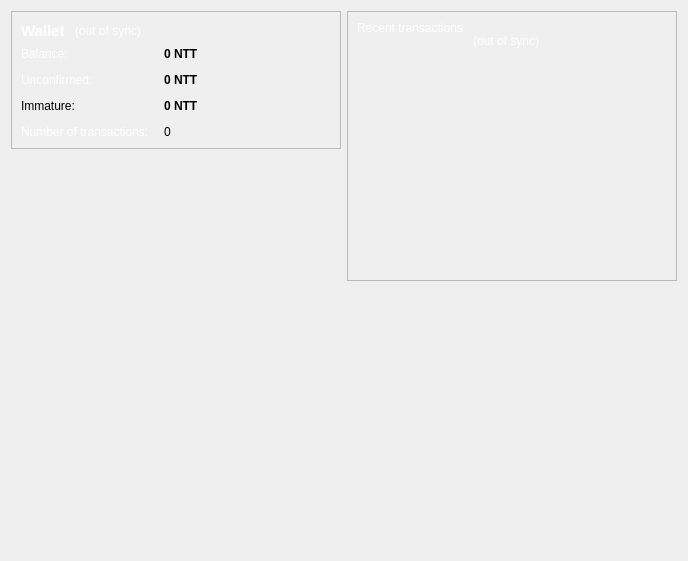
<?xml version="1.0" encoding="UTF-8"?>
<ui version="4.0">
 <class>OverviewPage</class>
 <widget class="QWidget" name="OverviewPage">
  <property name="geometry">
   <rect>
    <x>0</x>
    <y>0</y>
    <width>688</width>
    <height>561</height>
   </rect>
  </property>
  <property name="windowTitle">
   <string>Form</string>
  </property>
  <layout class="QHBoxLayout" name="horizontalLayout" stretch="1,1">
border: 1px solid #ffffff;
   <item>
    <layout class="QVBoxLayout" name="verticalLayout_2">
border: 1px solid #ffffff;
     <item>
      <widget class="QFrame" name="frame">
       <property name="frameShape">
        <enum>QFrame::StyledPanel</enum>
border: 1px solid #ffffff;
       </property>
       <property name="frameShadow">
        <enum>QFrame::Raised</enum>
       </property>
       <layout class="QVBoxLayout" name="verticalLayout_4">
        <item>
         <layout class="QHBoxLayout" name="horizontalLayout_4">
          <item>
           <widget class="QLabel" name="label_5">
            <property name="font">
             <font>
              <pointsize>11</pointsize>
              <weight>75</weight>
              <bold>true</bold>
             </font>
            </property>
            <property name="text">
             <string>&lt;html&gt;&lt;head/&gt;&lt;body&gt;&lt;p&gt;&lt;span style=&quot; color:#ffffff;&quot;&gt;Wallet &lt;/span&gt;&lt;/p&gt;&lt;/body&gt;&lt;/html&gt;</string>
            </property>
           </widget>
          </item>
          <item>
           <widget class="QLabel" name="labelWalletStatus">
            <property name="toolTip">
             <string>The displayed information may be out of date. Your wallet automatically synchronizes with the Nanite network after a connection is established, but this process has not completed yet.</string>
            </property>
            <property name="styleSheet">
             <string notr="true">QLabel { color: white; }</string>
            </property>
            <property name="text">
             <string notr="true">(out of sync)</string>
            </property>
            <property name="alignment">
             <set>Qt::AlignLeading|Qt::AlignLeft|Qt::AlignVCenter</set>
            </property>
           </widget>
          </item>
          <item>
           <spacer name="horizontalSpacer_2">
            <property name="orientation">
             <enum>Qt::Horizontal</enum>
            </property>
            <property name="sizeHint" stdset="0">
             <size>
              <width>40</width>
              <height>20</height>
             </size>
            </property>
           </spacer>
          </item>
         </layout>
        </item>
        <item>
         <layout class="QFormLayout" name="formLayout_2">
          <property name="fieldGrowthPolicy">
           <enum>QFormLayout::AllNonFixedFieldsGrow</enum>
          </property>
          <property name="horizontalSpacing">
           <number>12</number>
          </property>
          <property name="verticalSpacing">
           <number>12</number>
          </property>
          <item row="0" column="0">
           <widget class="QLabel" name="label">
            <property name="text">
             <string>&lt;html&gt;&lt;head/&gt;&lt;body&gt;&lt;p&gt;&lt;span style=&quot; color:#ffffff;&quot;&gt;Balance: &lt;/span&gt;&lt;/p&gt;&lt;/body&gt;&lt;/html&gt;</string>
            </property>
           </widget>
          </item>
          <item row="0" column="1">
           <widget class="QLabel" name="labelBalance">
            <property name="font">
             <font>
              <weight>75</weight>
              <bold>true</bold>
             </font>
            </property>
            <property name="cursor">
             <cursorShape>IBeamCursor</cursorShape>
            </property>
            <property name="toolTip">
             <string>Your current balance</string>
            </property>
            <property name="text">
             <string notr="true">0 NTT</string>
            </property>
            <property name="textInteractionFlags">
             <set>Qt::LinksAccessibleByMouse|Qt::TextSelectableByKeyboard|Qt::TextSelectableByMouse</set>
            </property>
           </widget>
          </item>
          <item row="1" column="0">
           <widget class="QLabel" name="label_3">
            <property name="text">
             <string>&lt;html&gt;&lt;head/&gt;&lt;body&gt;&lt;p&gt;&lt;span style=&quot; color:#ffffff;&quot;&gt;Unconfirmed: &lt;/span&gt;&lt;/p&gt;&lt;/body&gt;&lt;/html&gt;</string>
            </property>
           </widget>
          </item>
          <item row="1" column="1">
           <widget class="QLabel" name="labelUnconfirmed">
            <property name="font">
             <font>
              <weight>75</weight>
              <bold>true</bold>
             </font>
            </property>
            <property name="cursor">
             <cursorShape>IBeamCursor</cursorShape>
            </property>
            <property name="toolTip">
             <string>Total of transactions that have yet to be confirmed, and do not yet count toward the current balance</string>
            </property>
            <property name="text">
             <string notr="true">0 NTT</string>
            </property>
            <property name="textInteractionFlags">
             <set>Qt::LinksAccessibleByMouse|Qt::TextSelectableByKeyboard|Qt::TextSelectableByMouse</set>
            </property>
           </widget>
          </item>
          <item row="2" column="0">
           <widget class="QLabel" name="labelImmatureText">
            <property name="text">
             <string>Immature:</string>
            </property>
           </widget>
          </item>
          <item row="2" column="1">
           <widget class="QLabel" name="labelImmature">
            <property name="font">
             <font>
              <weight>75</weight>
              <bold>true</bold>
             </font>
            </property>
            <property name="toolTip">
             <string>Mined balance that has not yet matured</string>
            </property>
            <property name="text">
             <string notr="true">0 NTT</string>
            </property>
            <property name="textInteractionFlags">
             <set>Qt::LinksAccessibleByMouse|Qt::TextSelectableByKeyboard|Qt::TextSelectableByMouse</set>
            </property>
           </widget>
          </item>
          <item row="3" column="0">
           <widget class="QLabel" name="label_2">
            <property name="text">
             <string>&lt;html&gt;&lt;head/&gt;&lt;body&gt;&lt;p&gt;&lt;span style=&quot; color:#ffffff;&quot;&gt;Number of transactions: &lt;/span&gt;&lt;/p&gt;&lt;/body&gt;&lt;/html&gt;</string>
            </property>
           </widget>
          </item>
          <item row="3" column="1">
           <widget class="QLabel" name="labelNumTransactions">
            <property name="toolTip">
             <string>Total number of transactions in wallet</string>
            </property>
            <property name="text">
             <string notr="true">0</string>
            </property>
           </widget>
          </item>
         </layout>
        </item>
       </layout>
      </widget>
     </item>
     <item>
      <spacer name="verticalSpacer">
       <property name="orientation">
        <enum>Qt::Vertical</enum>
       </property>
       <property name="sizeHint" stdset="0">
        <size>
         <width>20</width>
         <height>40</height>
        </size>
       </property>
      </spacer>
     </item>
     <item>
      <widget class="QLabel" name="label_wallet_bgcoin">
       <property name="text">
        <string/>
       </property>
       <property name="pixmap">
        <pixmap resource="../bitcoin.qrc">:/images/wallet_bgcoin</pixmap>
       </property>
       <property name="scaledContents">
        <bool>false</bool>
       </property>
       <property name="alignment">
        <set>Qt::AlignCenter</set>
       </property>
       <property name="margin">
        <number>-2</number>
       </property>
      </widget>
     </item>
    </layout>
   </item>
   <item>
    <layout class="QVBoxLayout" name="verticalLayout_3">
     <item>
      <widget class="QFrame" name="frame_2">
       <property name="frameShape">
        <enum>QFrame::StyledPanel</enum>
       </property>
       <property name="frameShadow">
        <enum>QFrame::Raised</enum>
       </property>
       <layout class="QVBoxLayout" name="verticalLayout">
        <item>
         <layout class="QHBoxLayout" name="horizontalLayout_2">
          <item>
           <widget class="QLabel" name="label_4">
            <property name="text">
             <string>&lt;html&gt;&lt;head/&gt;&lt;body&gt;&lt;p&gt;&lt;span style=&quot; color:#ffffff;&quot;&gt;Recent transactions &lt;html&gt;&lt;head/&gt;&lt;body&gt;&lt;p&gt;&lt;span style=&quot; color:#ffffff;&quot;&gt;</string>
            </property>
           </widget>
          </item>
          <item>
           <widget class="QLabel" name="labelTransactionsStatus">
            <property name="toolTip">
             <string>The displayed information may be out of date. Your wallet automatically synchronizes with the Nanite network after a connection is established, but this process has not completed yet.</string>
            </property>
            <property name="styleSheet">
             <string notr="true">QLabel { color: white; }</string>
            </property>
            <property name="text">
             <string notr="true">(out of sync)</string>
            </property>
            <property name="alignment">
             <set>Qt::AlignRight|Qt::AlignTrailing|Qt::AlignVCenter</set>
            </property>
           </widget>
          </item>
          <item>
           <spacer name="horizontalSpacer">
            <property name="orientation">
             <enum>Qt::Horizontal</enum>
            </property>
            <property name="sizeHint" stdset="0">
             <size>
              <width>40</width>
              <height>20</height>
             </size>
            </property>
           </spacer>
          </item>
         </layout>
        </item>
        <item>
         <widget class="QListView" name="listTransactions">
          <property name="styleSheet">
           <string notr="true">QListView { background: transparent; }</string>
          </property>
          <property name="frameShape">
           <enum>QFrame::NoFrame</enum>
          </property>
          <property name="verticalScrollBarPolicy">
           <enum>Qt::ScrollBarAlwaysOff</enum>
          </property>
          <property name="horizontalScrollBarPolicy">
           <enum>Qt::ScrollBarAlwaysOff</enum>
          </property>
          <property name="selectionMode">
           <enum>QAbstractItemView::NoSelection</enum>
          </property>
         </widget>
        </item>
       </layout>
      </widget>
     </item>
     <item>
      <spacer name="verticalSpacer_2">
       <property name="orientation">
        <enum>Qt::Vertical</enum>
       </property>
       <property name="sizeHint" stdset="0">
        <size>
         <width>20</width>
         <height>40</height>
        </size>
       </property>
      </spacer>
     </item>
    </layout>
   </item>
  </layout>
 </widget>
 <resources>
  <include location="../bitcoin.qrc"/>
 </resources>
 <connections/>
</ui>
